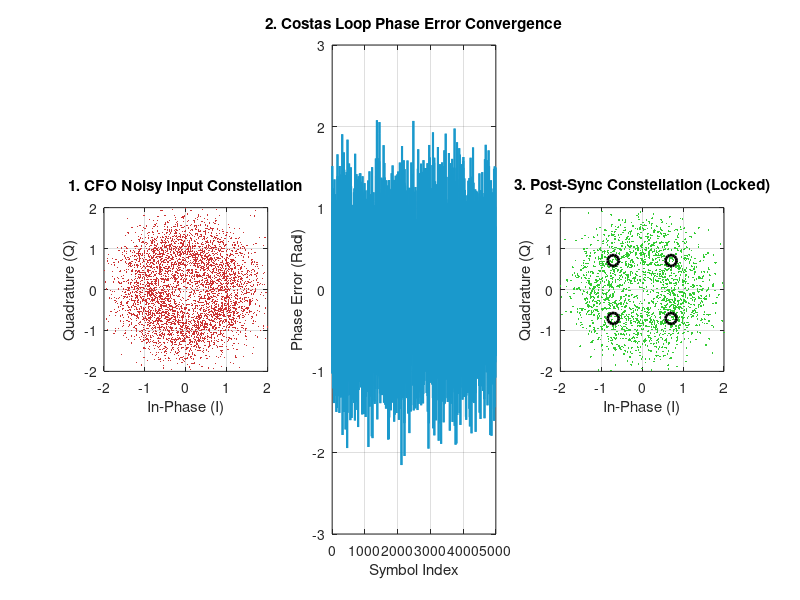

Source code (MATLAB):
%% End-to-End QPSK Transceiver & Carrier Synchronization Simulation
% Demonstrating Baseband Communications Engineering & Closed-Loop Synchronization
% Muhammad Talha | ML Engineer & Junior Agent Developer

clear; clc; close all;

fprintf('--- Starting QPSK Transceiver Simulation ---\n');

%% 1. Parameters Setup
numBits = 10000;          % Number of bits to transmit
sps = 8;                  % Samples per symbol (Upsampling factor)
beta = 0.35;              % Roll-off factor for Root-Raised Cosine (RRC) filter
span = 6;                 % RRC filter span in symbols
EbNo_dB = 10;             % Energy per bit to noise power spectral density ratio (dB)
cfo_hz = 0.02;            % Normalized Carrier Frequency Offset (fraction of symbol rate)

%% 2. Generate RRC Filter Coefficients (First-Principles Implementation)
% Formulating RRC coefficients manually to eliminate Communications Toolbox dependency
numTaps = 2 * span * sps + 1;
t = (-span*sps : span*sps) / sps;
h_rrc = zeros(1, numTaps);

for i = 1:numTaps
    ti = t(i);
    if ti == 0
        h_rrc(i) = (1 - beta) + 4*beta/pi;
    elseif abs(ti) == 1 / (4*beta)
        h_rrc(i) = beta/sqrt(2) * ((1+2/pi)*sin(pi/(4*beta)) + (1-2/pi)*cos(pi/(4*beta)));
    else
        numerator = sin(pi*ti*(1-beta)) + 4*beta*ti.*cos(pi*ti*(1+beta));
        denominator = pi*ti.*(1 - (4*beta*ti).^2);
        h_rrc(i) = numerator / denominator;
    end
end
% Normalize energy
h_rrc = h_rrc / sqrt(sum(h_rrc.^2));

%% 3. Transmitter Section
% Generate random bits
txBits = randi([0, 1], 1, numBits);

% Map bits to QPSK symbols (Gray Coding)
% 00 -> exp(j*pi/4), 01 -> exp(j*3*pi/4), 11 -> exp(-j*3*pi/4), 10 -> exp(-j*pi/4)
txSyms = zeros(1, numBits/2);
for k = 1:numBits/2
    b1 = txBits(2*k - 1);
    b2 = txBits(2*k);
    
    I = (2*b1 - 1) / sqrt(2);
    Q = (2*b2 - 1) / sqrt(2);
    txSyms(k) = I + 1j*Q;
end

% Upsample symbols (Zero padding between symbols)
txSymsUpsampled = zeros(1, length(txSyms) * sps);
txSymsUpsampled(1:sps:end) = txSyms;

% RRC Pulse Shaping filter
txSignal = conv(txSymsUpsampled, h_rrc, 'same');

%% 4. Channel Simulation (AWGN + Carrier Frequency Offset)
% Add Carrier Frequency Offset (CFO)
t_vec = 0:length(txSignal)-1;
cfoSignal = txSignal .* exp(1j * 2 * pi * cfo_hz / sps * t_vec);

% Add AWGN noise
snr = EbNo_dB + 10*log10(2) - 10*log10(sps); % Adjust SNR for QPSK + Oversampling
noiseSigma = sqrt(1 / (2 * 10^(snr/10)));
rxSignalNoisy = cfoSignal + noiseSigma * (randn(size(cfoSignal)) + 1j*randn(size(cfoSignal)));

%% 5. Receiver Section
% Matched Filtering (Convolve with RRC filter)
rxSignalMatched = conv(rxSignalNoisy, h_rrc, 'same');

% Extract symbol-rate samples (Downsample back to symbol rate before CFO recovery)
rxSymsNoisy = rxSignalMatched(1:sps:end);

%% 6. Costas Loop for CFO and Phase Synchronization
% Implementing a 2nd-order Costas Loop for QPSK carrier recovery
numSyms = length(rxSymsNoisy);
rxSymsSynced = zeros(1, numSyms);

% Loop parameters (dampened tracking responses)
dampingFactor = 0.707;
targetBandwidth = 0.01;
theta = (targetBandwidth/sps)/(dampingFactor + 0.25/dampingFactor);
d = 1 + 2*dampingFactor*theta + theta^2;
kp = 2*dampingFactor*theta/d; % Proportional Gain
ki = 2*theta^2/d;             % Integral Gain

% Loop states initialization
phaseEst = 0;
freqEst = 0;
loopError = zeros(1, numSyms);
phaseHistory = zeros(1, numSyms);

for n = 1:numSyms
    % Apply current phase correction
    correctedSym = rxSymsNoisy(n) * exp(-1j * phaseEst);
    rxSymsSynced(n) = correctedSym;
    
    % QPSK Phase Error Detector (Decision-Directed)
    % e = Im{y * conj(dec)} = Q*dec_I - I*dec_Q
    decI = sign(real(correctedSym));
    decQ = sign(imag(correctedSym));
    
    % Error calculation
    err = imag(correctedSym) * decI - real(correctedSym) * decQ;
    loopError(n) = err;
    
    % PI Loop Filter update
    freqEst = freqEst + ki * err;
    phaseEst = phaseEst + kp * err + freqEst;
    phaseHistory(n) = phaseEst;
end

%% 7. Demodulate Recovered Symbols to Bits
rxBits = zeros(1, numBits);
for k = 1:numSyms
    sym = rxSymsSynced(k);
    rxBits(2*k - 1) = real(sym) > 0;
    rxBits(2*k)     = imag(sym) > 0;
end

% Compute BER
[~, ber] = biterr(txBits, rxBits);
fprintf('QPSK Demodulation complete. Bit Error Rate (BER): %.4f\n', ber);

%% 8. Plots and Constellation Visualization
figure('Position', [100, 100, 1200, 500]);

% Plot 1: CFO Distorted Noisy Constellation
subplot(1, 3, 1);
plot(real(rxSymsNoisy), imag(rxSymsNoisy), '.', 'Color', [0.8, 0.2, 0.2], 'MarkerSize', 3);
grid on; axis square;
title('1. CFO Noisy Input Constellation');
xlabel('In-Phase (I)'); ylabel('Quadrature (Q)');
xlim([-2, 2]); ylim([-2, 2]);

% Plot 2: Costas Loop Locking error
subplot(1, 3, 2);
plot(loopError, 'Color', [0.1, 0.6, 0.8], 'LineWidth', 1.5);
grid on;
title('2. Costas Loop Phase Error Convergence');
xlabel('Symbol Index'); ylabel('Phase Error (Rad)');

% Plot 3: Synchronized QPSK Constellation (Output)
subplot(1, 3, 3);
plot(real(rxSymsSynced(end-2000:end)), imag(rxSymsSynced(end-2000:end)), '.', 'Color', [0.2, 0.8, 0.2], 'MarkerSize', 4);
grid on; axis square;
title('3. Post-Sync Constellation (Locked)');
xlabel('In-Phase (I)'); ylabel('Quadrature (Q)');
xlim([-2, 2]); ylim([-2, 2]);
hold on;
% Plot ideal constellation positions
plot([-1/sqrt(2), 1/sqrt(2), -1/sqrt(2), 1/sqrt(2)], ...
     [-1/sqrt(2), 1/sqrt(2), 1/sqrt(2), -1/sqrt(2)], 'ko', 'LineWidth', 2, 'MarkerSize', 8);
hold off;
